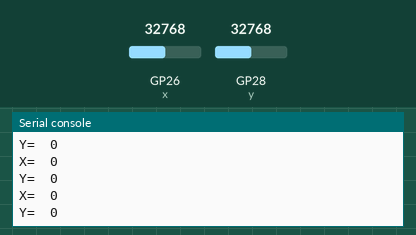
The program below on a simulated Raspberry Pi Pico running MicroPython. Shown: the last lines printed to the serial console. The test bench sets the inputs (shaded band); at power-on: GP26 (x) = 32768, GP28 (y) = 32768 (analog values on the 0–65535 scale).

Above: at 1.7 s.
1.8 s: GP26 (x) set to 45874
At 2.4 s:
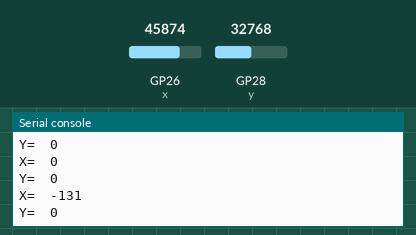
3.3 s: GP28 (y) set to 45874
At 3.9 s:
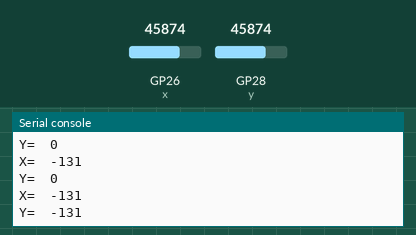
4.8 s: GP26 (x) set to 57670
At 5.4 s:
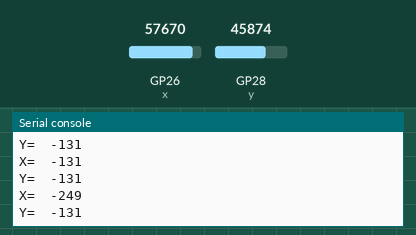
6.3 s: GP28 (y) set to 57670
At 6.9 s:
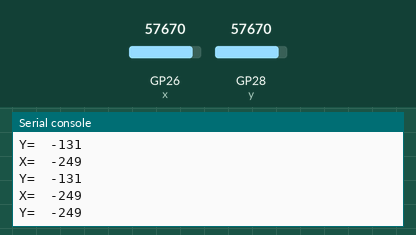
Timing chart, 0 to 8.8 s (numbered marks = the images above; inputs shaded):
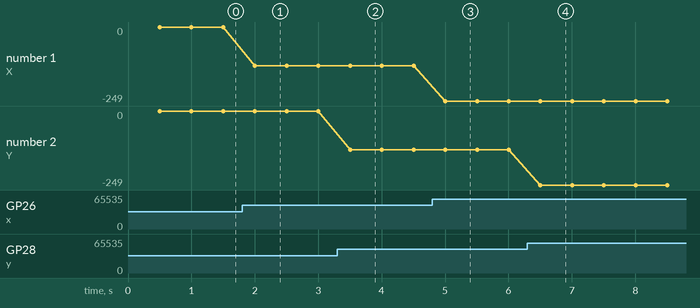

Measured:
- after the input at 1.8 s, the serial console: prints a new line after 0.20 s (image 1)
- after the input at 3.3 s, the serial console: prints a new line after 0.20 s (image 2)
- after the input at 4.8 s, the serial console: prints a new line after 0.20 s (image 3)
- after the input at 6.3 s, the serial console: prints a new line after 0.20 s (image 4)
- plotted number 1: 0 → -131 after the input at 1.8 s, -131 → -249 after the input at 4.8 s

The program:

JoyStick.py
```python
import machine
import time

x=machine.ADC(26)
y=machine.ADC(28)

time.sleep(0.5)
x_zero = x.read_u16()/100
y_zero = y.read_u16()/100
while True:
    reading=x.read_u16()
    x_data = round(x_zero-reading/100)
    print('X= ',x_data)
    reading=y.read_u16()
    y_data = round(y_zero-reading/100)
    print('Y= ',y_data)
    time.sleep(0.5)
    
```
